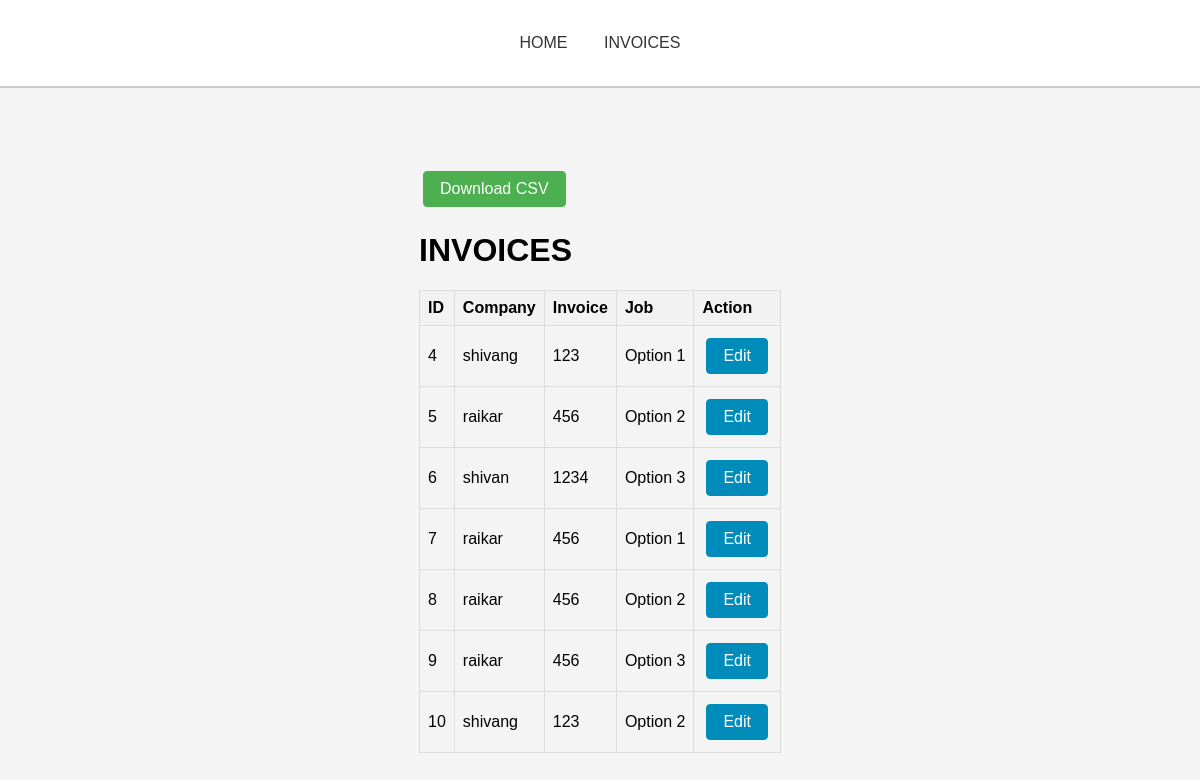
The app's page /invoices, older data.
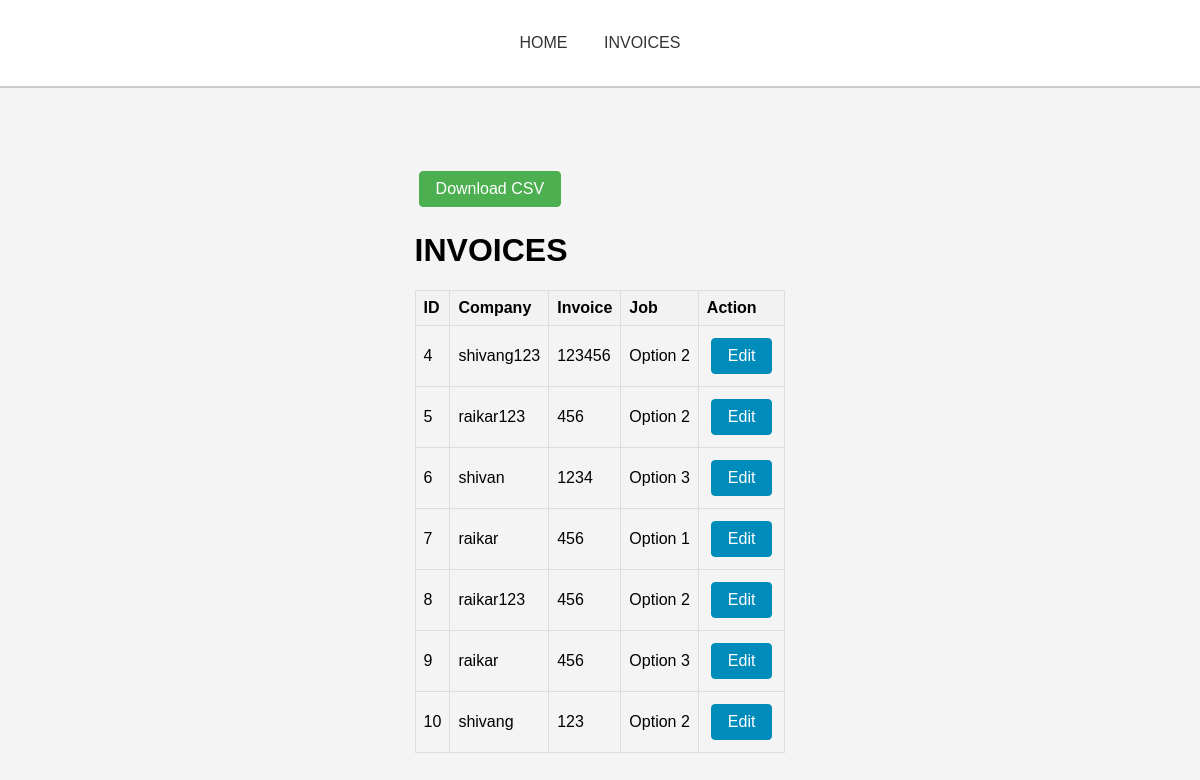
The same page, newer data.
### tables this page shows
CREATE TABLE forms (
    id INTEGER PRIMARY KEY AUTOINCREMENT,
    company TEXT NOT NULL,
    invoice TEXT NOT NULL,
    job TEXT NOT NULL
);

### app.py (the view)
@app.route('/invoices')
def invoices():
    db = get_db()
    cursor = db.cursor()
    cursor.execute('SELECT * FROM forms')
    entries = cursor.fetchall()
    print(entries)
    return render_template('invoices.html', entries=entries)

### app.py (called while the page is built)
def get_db():
    db = getattr(g, '_database', None)
    if db is None:
        db = g._database = sqlite3.connect(app.config['DATABASE'])
        db.row_factory = sqlite3.Row
    return db

@app.context_processor
def inject_nav_links():
    return dict(nav_links=nav_links)

### templates/invoices.html (shortened to what this page needs)
{% extends 'base.html' %}
{% block content %}
<a href="{{ url_for('download_csv') }}" class="btn btn-primary">Download CSV</a>
<h1>INVOICES</h1>
{% if entries %}
    <table>
        <thead>
            <tr>
                <th>ID</th>
                <th>Company</th>
                <th>Invoice</th>
                <th>Job</th>
                <th>Action</th>
            </tr>
        </thead>
        <tbody>
            {% for entry in entries %}
                <tr>
                    <td>{{ entry['id'] }}</td>
                    <td>{{ entry['company'] }}</td>
                    <td>{{ entry['invoice'] }}</td>
                    <td>{{ entry['job'] }}</td>
                    <td>
                        <a href="{{ url_for('edit_entry', entry_id=entry.id) }}" class="btn btn-secondary">Edit</a>
                    </td>
                </tr>
            {% endfor %}
        </tbody>
    </table>
{% else %}
    <p>No entries found.</p>
{% endif %}
{% endblock %}

### templates/base.html (shortened to what this page needs)
<!DOCTYPE html>
<html lang="en">
<head>
    <link rel="stylesheet" href="static/style.css">
</head>
<body>
    <nav>
        <ul>
            {% for link in nav_links %}
                <li><a href="{{ url_for(link['url']) }}">{{ link['text'] }}</a></li>
            {% endfor %}
        </ul>
    </nav>
    <div class="content">
        {% block content %}{% endblock %}
    </div>
</body>
</html>

### static/style.css (style rules this page uses)
body { font-family: Arial, sans-serif; background-color: #f4f4f4; margin: 0; display: flex; align-items: center; justify-content: center; height: 100vh; padding-top: 60px; overflow: hidden; }
nav { background-color: #fff; border-bottom: 2px solid #ccc; overflow: hidden; position: fixed; width: 100%; z-index: 1000; top: 0; padding: 20px 0; }
nav ul { list-style-type: none; margin: 0; padding: 0; text-align: center; overflow: hidden; }
nav li { display: inline-block; }
nav a { display: block; color: #333; text-align: center; padding: 14px 16px; text-transform:uppercase; text-decoration: none; transition: color 0.3s; }
table { width: 100%; border-collapse: collapse; margin-top: 20px; }
th, td { border: 1px solid #ddd; padding: 8px; text-align: left; }
th { background-color: #f2f2f2; }
.btn { display: inline-block; padding: 8px 16px; margin: 4px; text-align: center; text-decoration: none; background-color: #4CAF50; color: white; border: 1px solid #4CAF50; border-radius: 4px; cursor: pointer; }
.btn-secondary { background-color: #008CBA; border: 1px solid #008CBA; }

Row changes from the older to the newer data that the page shows:
changed forms id 4: company "shivang" → "shivang123"; invoice "123" → "123456"; job "Option 1" → "Option 2"
changed forms id 5: company "raikar" → "raikar123"
changed forms id 8: company "raikar" → "raikar123"
